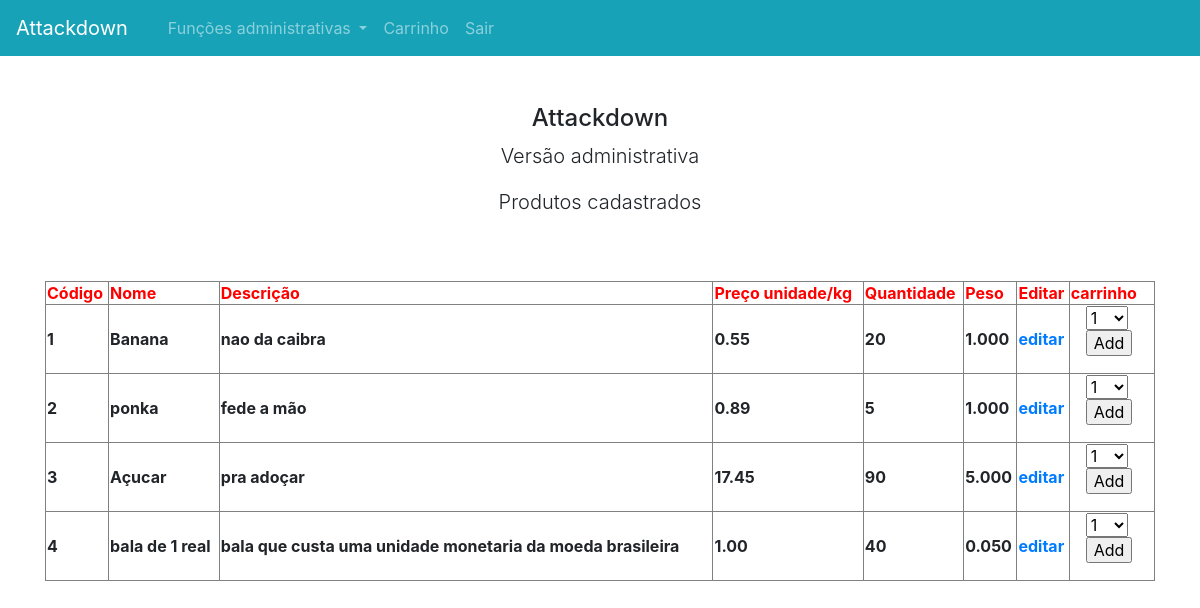
The page /produto/lista/ on the database as committed earlier.
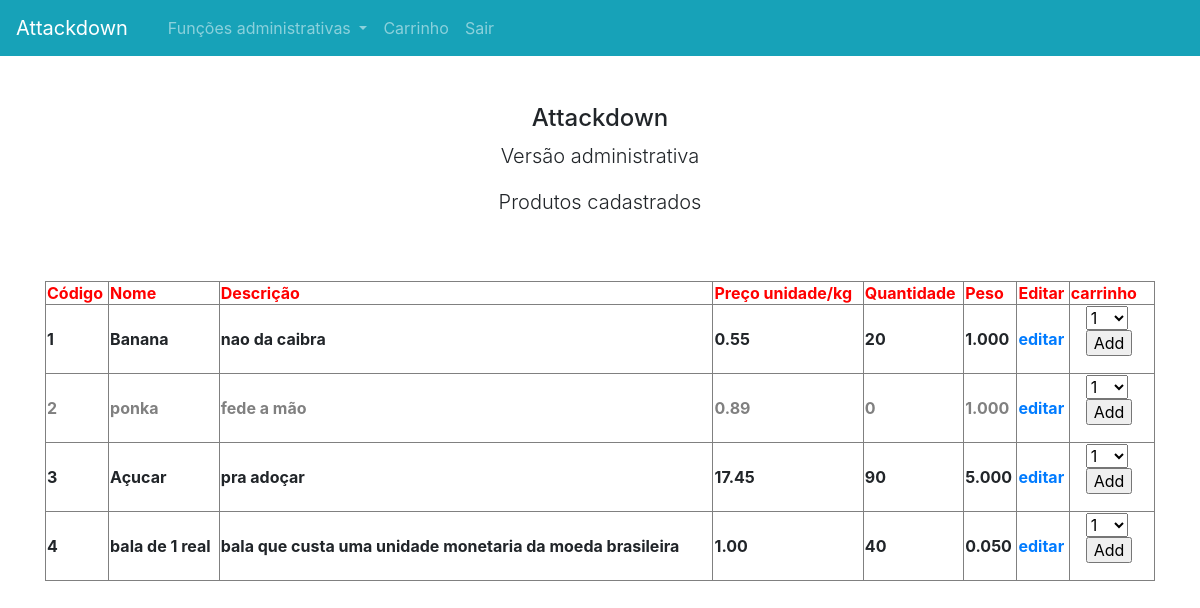
The same page on the database as committed later.
### produto/models.py (models this page shows)
class Produto(models.Model):
    idProduto = models.AutoField(primary_key=True)
    nome = models.CharField(max_length=30)
    descricao = models.CharField(max_length=90)
    preco = models.DecimalField(max_digits=6, decimal_places=2, default=0.01)
    quantidade = models.IntegerField()
    peso = models.DecimalField(decimal_places=3, max_digits=5)

### produto/views.py (the view)
# urls.py: path('lista/', views.lista_produtos),
def lista_produtos(request):
    queryset = Produto.objects.all()
    context = {
        'produtos':queryset,
        'form':CarrinhoAddProdutoForm(),
    }
    return render(request, 'lista-produtos.html', context)

### carrinho/forms.py
class CarrinhoAddProdutoForm(forms.Form):
    quantidade = forms.TypedChoiceField(choices=PRODUTO_QUANTIDADE_ESCOLHAS, coerce=int)
    override = forms.BooleanField(required=False, initial=False, widget=forms.HiddenInput)

### templates/lista-produtos.html (shortened to what this page needs)
{% extends "base.html" %}
{% block titulobody %}Produtos cadastrados{%endblock titulobody %}
{% block conteudo %}
	<table border=1 style="width: 100%;">
        <tr style="color: red;">
            <th>Código</th>
            <th>Nome</th>
            <th>Descrição</th>
            <th>Preço unidade/kg</th>
            <th>Quantidade</th>
            <th>Peso</th>
            <th>Editar</th>
            <th>carrinho</th>
        </tr>
        {% for produto in produtos %}
        <tr {% if produto.quantidade == 0 %} style="color: grey;"{% endif %}>
            <th>{{ produto.idProduto }}</th>
            <th>{{ produto.nome }}</th>
            <th>{{ produto.descricao }}</th>
            <th>{{ produto.preco }}</th>
            <th>{{ produto.quantidade }}</th>
            <th>{{ produto.peso }}</th>
            <th><a href="{% url 'editar-produto' produto.idProduto %}">editar</a></th>
            <th><form action="{% url 'add-carrinho' produto.idProduto %}" method="post">{% csrf_token %}
                <div class="col">
                    {{ form.quantidade }}
                </div>
                <div class="col">
                    <input type="submit" class="bttn" value="Add">
                </div>
                </form>
            </th>
        </tr>
        {% endfor %}
    </table>
{% endblock conteudo %}

Rows that differ between the two databases and show on the page:
changed Produto "ponka": quantidade "5" → "0"
